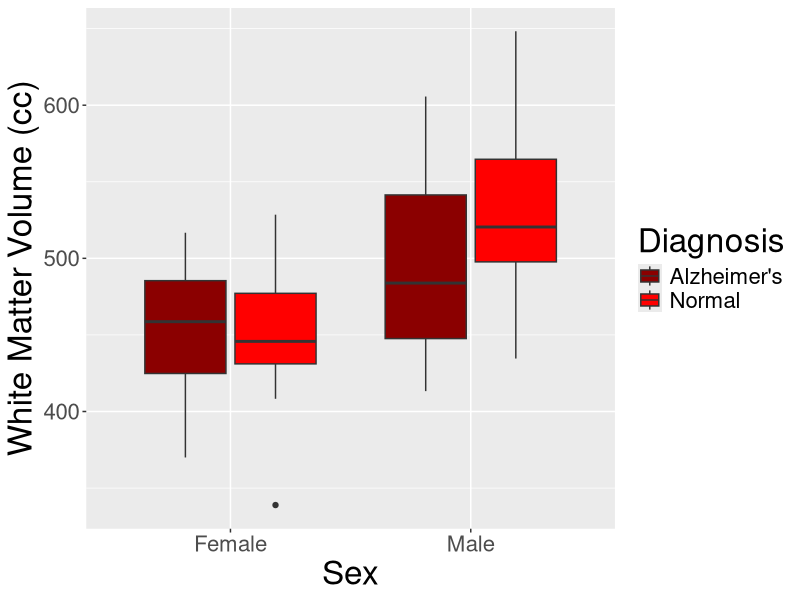
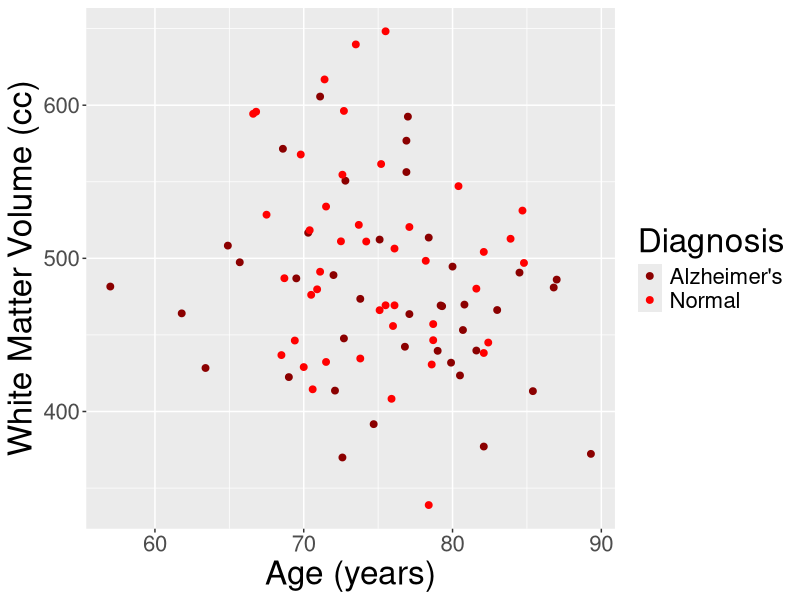
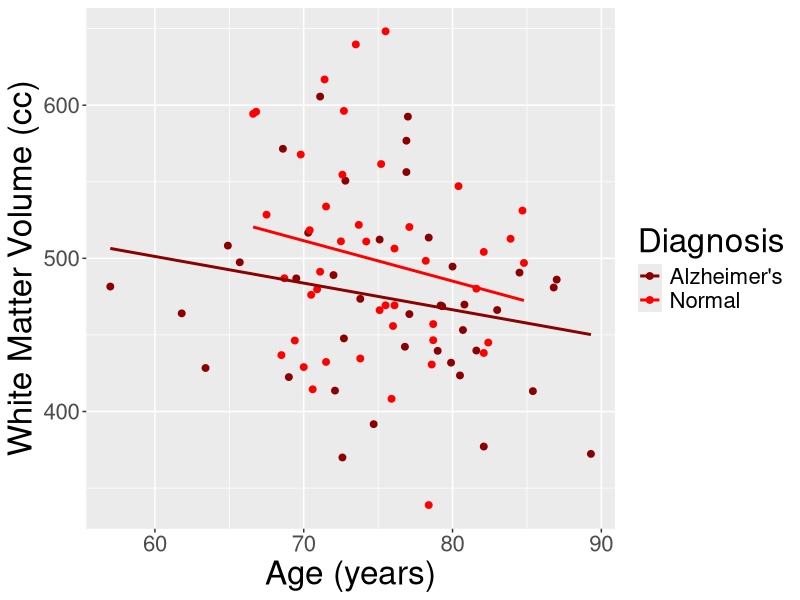
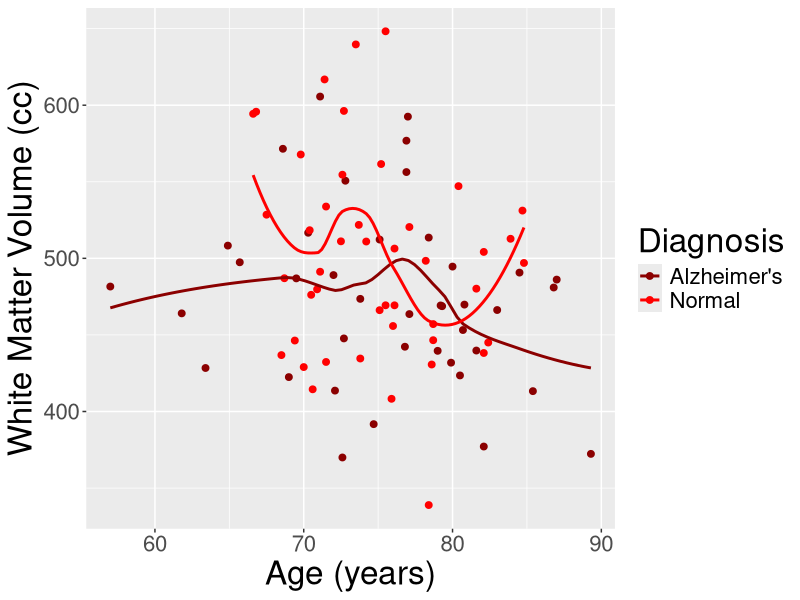
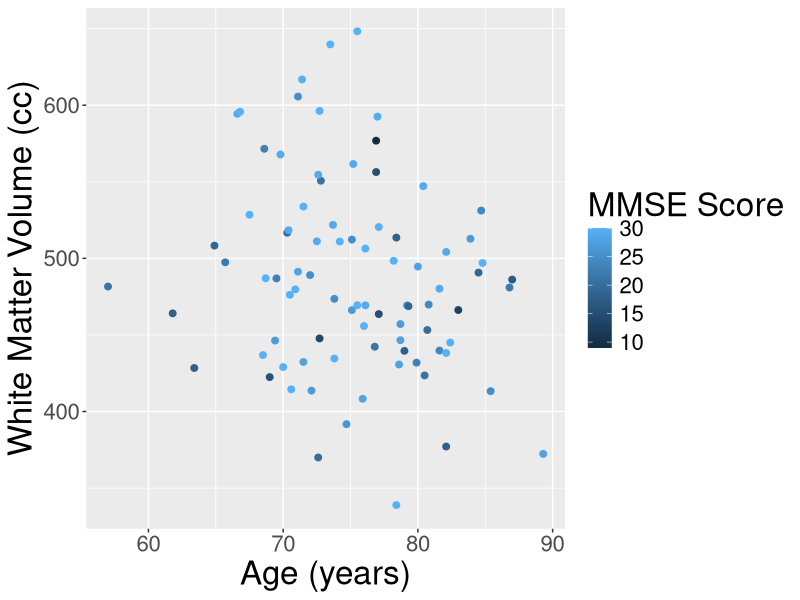
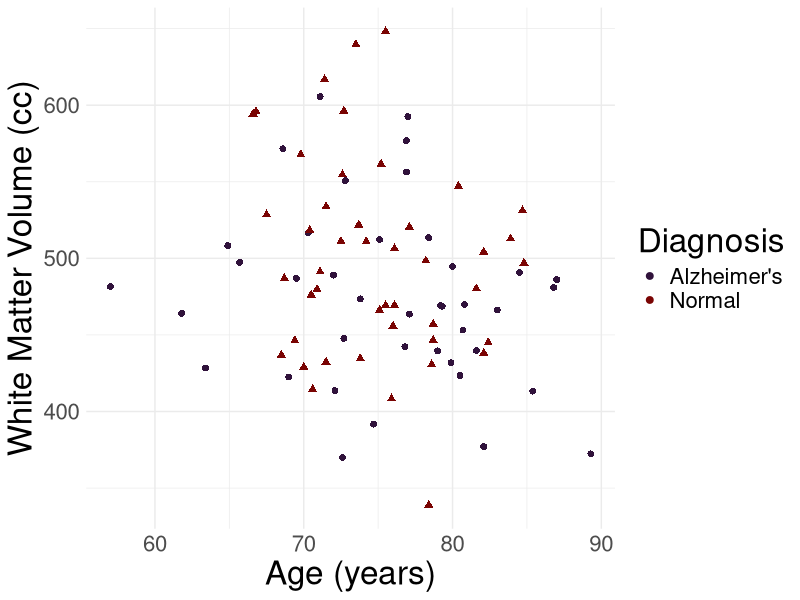

These charts were generated, in order, by the following R code:
## ---- chunk 1
#| label: load packages 
library(tidyverse) 
## ---- chunk 2
#| label: import data with here
alz <- readr::read_csv(here::here("Data", "alzheimers.csv"))

alz <- alz |>
  mutate(sex = factor(sex, labels = c("female", "male")),
         cognition = if_else(
        mmse >= 24, # condition
        "Normal", # value if condition is true
        "Impaired" # value if condition is false
    ))
## ---- chunk 3
#| label: summarize 3 categorical variables

three_var_table <- alz |>
  group_by(diagnosis, sex, cognition) |>
  count()

print(three_var_table)
## ---- chunk 4
#| label: cond props 3 categorical variables-2

three_var_table |>
  group_by(diagnosis) |> # regroup
  mutate(pct = n/sum(n)*100)
## ---- chunk 5
#| label: cond props 3 categorical variables-3

three_var_table |>
  group_by(diagnosis, sex) |> # regroup by 2 variables
  mutate(pct = n/sum(n)*100)
## ---- chunk 6
#| label: 1 num 2 cat table-1

alz |>
  group_by(diagnosis, sex) |>
  summarize(
    mean_wmv = mean(wmv),
    sd_wmv = sd(wmv)
  )
## ---- chunk 7
#| label: 1 num 2 cat table-2
#| code-line-numbers: "5"
alz |>
  summarize(
    mean_wmv = mean(wmv),
    sd_wmv = sd(wmv),
    .by = c(diagnosis, sex)
  )
## ---- chunk 8
#| label: 1 num 2 cat boxplots-2
#| echo: FALSE
#| eval: TRUE
#| fig-height: 8
ggplot(data = alz,
       mapping = aes(
         # numerical variable must be x or y
         x = sex,
         y = wmv, 
         fill = diagnosis
       )) +
    labs(x = "Sex",
       y = "White Matter Volume (cc)") +
  geom_boxplot() +
  scale_x_discrete(labels = c("Female", "Male")) +
  scale_fill_manual(name = "Diagnosis",
                    labels = c("Alzheimer's", "Normal"), 
                    values = c("red4","red")) +
  theme(
    axis.title = element_text(size = 24),
    axis.text = element_text(size = 16),
    legend.title = element_text(size = 24),
    legend.text = element_text(size = 16) 
  )
## ---- chunk 9
#| label: 2 num 1 cat scatterplots-2
#| echo: FALSE
#| eval: TRUE
#| fig-height: 8
ggplot(data = alz,
       mapping = aes(
         x = age,
         y = wmv, 
         color = diagnosis
       )) +
    labs(x = "Age (years)",
       y = "White Matter Volume (cc)") +
  geom_point(size = 2) +
  scale_color_manual(name = "Diagnosis",
                    labels = c("Alzheimer's", "Normal"), 
                    values = c("red4","red")) +
  theme(
    axis.title = element_text(size = 24),
    axis.text = element_text(size = 16),
    legend.title = element_text(size = 24),
    legend.text = element_text(size = 16) 
  )
## ---- chunk 10
#| label: 2 num 1 cat scatterplots-4
#| echo: FALSE
#| eval: TRUE
#| fig-height: 8
ggplot(data = alz,
       mapping = aes(
         # numerical variable must be x or y
         x = age,
         y = wmv, 
         color = diagnosis
       )) +
    labs(x = "Age (years)",
       y = "White Matter Volume (cc)") +
  geom_point(size = 2) +
  geom_smooth(method = "lm", se = FALSE) +
  scale_color_manual(name = "Diagnosis",
                    labels = c("Alzheimer's", "Normal"), 
                    values = c("red4","red")) +
  theme(
    axis.title = element_text(size = 24),
    axis.text = element_text(size = 16),
    legend.title = element_text(size = 24),
    legend.text = element_text(size = 16) 
  )
## ---- chunk 11
#| label: 2 num 1 cat scatterplots-6
#| echo: FALSE
#| eval: TRUE
#| fig-height: 8
ggplot(data = alz,
       mapping = aes(
         # numerical variable must be x or y
         x = age,
         y = wmv, 
         color = diagnosis
       )) +
    labs(x = "Age (years)",
       y = "White Matter Volume (cc)") +
  geom_point(size = 2) +
  geom_smooth(method = "loess", se = FALSE) +
  scale_color_manual(name = "Diagnosis",
                    labels = c("Alzheimer's", "Normal"), 
                    values = c("red4","red")) +
  theme(
    axis.title = element_text(size = 24),
    axis.text = element_text(size = 16),
    legend.title = element_text(size = 24),
    legend.text = element_text(size = 16) 
  )
## ---- chunk 12
#| label: 3 num scatterplots-2
#| echo: FALSE
#| eval: TRUE
#| fig-height: 8
ggplot(data = alz,
       mapping = aes(
         x = age,
         y = wmv, 
         color = mmse
       )) +
    labs(x = "Age (years)",
       y = "White Matter Volume (cc)") +
  geom_point(size = 2) +
  scale_color_continuous(name = "MMSE Score") +
  theme(
    axis.title = element_text(size = 24),
    axis.text = element_text(size = 16),
    legend.title = element_text(size = 24),
    legend.text = element_text(size = 16) 
  )
## ---- chunk 13
#| label: 2 num 1 cat scatterplots-8
#| echo: FALSE
#| eval: TRUE
#| fig-height: 8
ggplot(data = alz,
       mapping = aes(
         x = age,
         y = wmv, 
         color = diagnosis,
         shape = diagnosis
       )) +
    labs(x = "Age (years)",
       y = "White Matter Volume (cc)") +
  geom_point(size = 2) +
  theme_minimal() + # add this before changing things
  scale_color_viridis_d(name = "Diagnosis",
                    labels = c("Alzheimer's", "Normal"),
                    option = "turbo") +
  scale_shape_manual(
    values = c(16, 17),
    guide = "none" # don't include a legend
  ) +
  theme(
    axis.title = element_text(size = 24),
    axis.text = element_text(size = 16),
    legend.title = element_text(size = 24),
    legend.text = element_text(size = 16) 
  )
